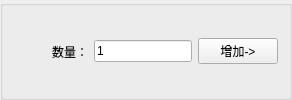
           <widget class="QGroupBox" name="groupBox_param">
            <property name="minimumSize">
             <size>
              <width>0</width>
              <height>0</height>
             </size>
            </property>
            <property name="maximumSize">
             <size>
              <width>300</width>
              <height>16777215</height>
             </size>
            </property>
            <property name="title">
             <string/>
            </property>
            <layout class="QHBoxLayout" name="horizontalLayout_7">
             <item>
              <layout class="QHBoxLayout" name="horizontalLayout">
               <item>
                <spacer name="horizontalSpacer_2">
                 <property name="orientation">
                  <enum>Qt::Horizontal</enum>
                 </property>
                 <property name="sizeHint" stdset="0">
                  <size>
                   <width>38</width>
                   <height>20</height>
                  </size>
                 </property>
                </spacer>
               </item>
               <item>
                <widget class="QLabel" name="label">
                 <property name="text">
                  <string>数量：</string>
                 </property>
                 <property name="alignment">
                  <set>Qt::AlignRight|Qt::AlignTrailing|Qt::AlignVCenter</set>
                 </property>
                </widget>
               </item>
               <item>
                <widget class="QLineEdit" name="lineEdit_batchAdd">
                 <property name="enabled">
                  <bool>true</bool>
                 </property>
                 <property name="maximumSize">
                  <size>
                   <width>98</width>
                   <height>16777215</height>
                  </size>
                 </property>
                 <property name="text">
                  <string>1</string>
                 </property>
                 <property name="maxLength">
                  <number>4</number>
                 </property>
                </widget>
               </item>
               <item>
                <widget class="QPushButton" name="PushButton_batchAdd">
                 <property name="text">
                  <string>增加-&gt;</string>
                 </property>
                </widget>
               </item>
              </layout>
             </item>
            </layout>
           </widget>
